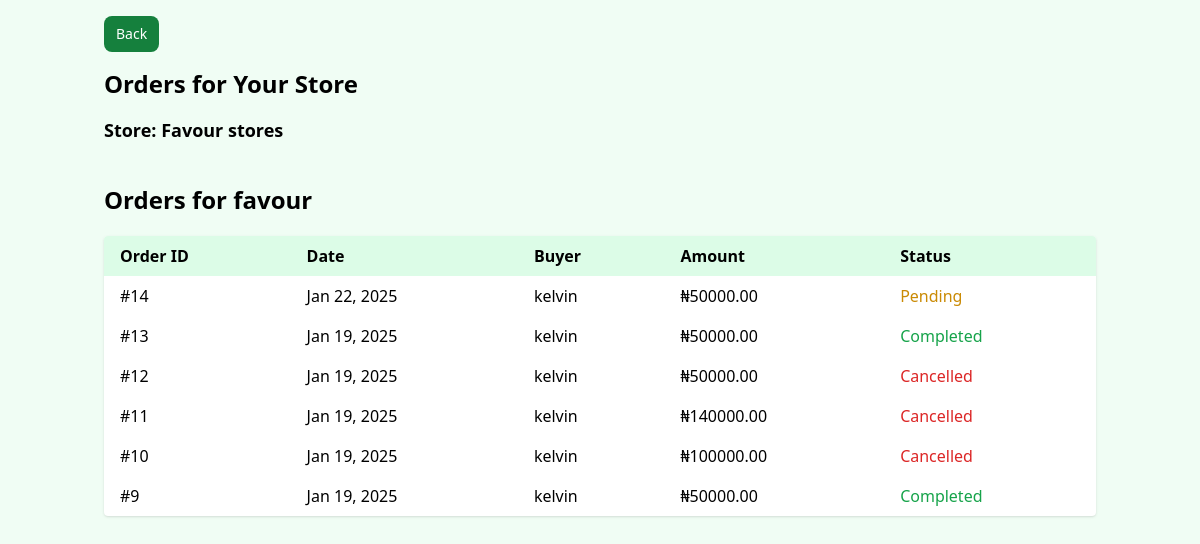
Before: /store_orders/ (signed in) with the older database file.
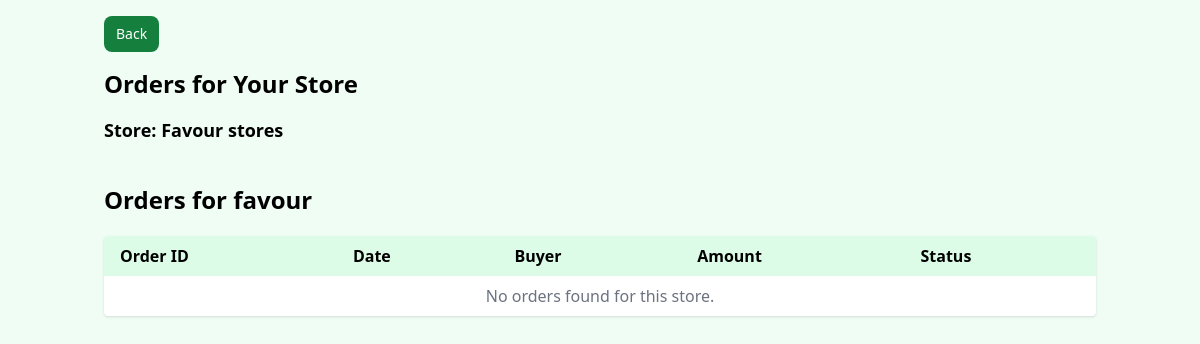
After: the same page with the newer database file.
### Store/models.py (models this page shows, shortened)
class Order(models.Model):
    PENDING = 'pending'
    COMPLETED = 'completed'
    CANCELLED = 'cancelled'
    ORDER_STATUS_CHOICES = [
        (PENDING, 'Pending'),
        (COMPLETED, 'Completed'),
        (CANCELLED, 'Cancelled'),
    ]
    buyer = models.ForeignKey(get_user_model(), related_name='orders_as_buyer', on_delete=models.CASCADE)
    seller = models.ForeignKey(get_user_model(), related_name='orders_as_seller', on_delete=models.CASCADE)
    amount = models.DecimalField(max_digits=10, decimal_places=2)  # Amount of the transaction
    status = models.CharField(max_length=20, choices=ORDER_STATUS_CHOICES, default=PENDING)
    created_at = models.DateTimeField(auto_now_add=True)
    updated_at = models.DateTimeField(auto_now=True)

### User/models.py (models this page shows, shortened)
class Account(AbstractBaseUser, PermissionsMixin):
    email = models.EmailField(unique=True)
    username = models.CharField(max_length=30, unique=True)
    role      = models.CharField(max_length=20, choices=ROLE_CHOICES, default='buyer')
    first_name = models.CharField(max_length=30, blank=True)
    last_name = models.CharField(max_length=30, blank=True)
    last_login	= models.DateTimeField(verbose_name='last login', auto_now=True)
    is_online = models.BooleanField(default=False)
    is_active = models.BooleanField(default=True)
    is_admin = models.BooleanField(default=False)
    is_staff = models.BooleanField(default=False)
    is_buyer = models.BooleanField(default=False)
    USERNAME_FIELD = 'email'
    REQUIRED_FIELDS = ['username',]
    objects = MyAccountManager()

### User/views.py (the view)
# urls.py: path("store_orders/", views.store_orders, name="store_orders"),
@login_required
def store_orders(request):
    try:
        store = Mystore.objects.get(owner=request.user)
        orders = Order.objects.filter(seller=request.user).order_by('-created_at')
    except Mystore.DoesNotExist:
        store = None
        orders = []
    return render(request, "User/store_orders.html", {"store": store, "orders": orders, })

### User/templates/User/store_orders.html (shortened to what this page needs)
<!DOCTYPE html>
<html lang="en">
<head>
    <script src="https://cdn.tailwindcss.com"></script>
</head>
<body class="bg-green-50 min-h-screen font-sans">
    <div class="flex h-screen">
<div class="container mx-auto p-4">
    <a href="{% url 'index' %}" class="inline-flex mb-4 items-center px-3 py-2 text-sm font-medium text-center text-white bg-green-700 rounded-lg hover:bg-green-800 focus:ring-4 focus:outline-none focus:ring-green-300 dark:bg-green-600 dark:hover:bg-green-700 dark:focus:ring-green-800">Back</a>
    <h2 class="text-2xl font-bold mb-4">Orders for Your Store</h2>
    {% if store %}
        <h3 class="text-lg font-semibold mb-4">Store: {{ store.name }}</h3>
    {% endif %}
<div class="container mx-auto mt-10">
    <h1 class="text-2xl font-bold mb-5">Orders for {{ request.user.username }}</h1>
    <div class="bg-white shadow rounded overflow-x-auto">
        <table class="min-w-full text-left">
            <thead class="bg-green-100">
                <tr>
                    <th class="py-2 px-4">Order ID</th>
                    <th class="py-2 px-4">Date</th>
                    <th class="py-2 px-4">Buyer</th>
                    <th class="py-2 px-4">Amount</th>
                    <th class="py-2 px-4">Status</th>
                </tr>
            </thead>
            <tbody>
                {% for order in orders %}
                <tr>
                    <td class="py-2 px-4">#{{ order.id }}</td>
                    <td class="py-2 px-4">{{ order.created_at|date:"M d, Y" }}</td>
                    <td class="py-2 px-4">{{ order.buyer.username }}</td>
                    <td class="py-2 px-4">₦{{ order.amount|floatformat:2 }}</td>
                    <td class="py-2 px-4">
                        {% if order.status == 'completed' %}
                        <span class="text-green-600">Completed</span>
                        {% elif order.status == 'pending' %}
                        <span class="text-yellow-600">Pending</span>
                        {% else %}
                        <span class="text-red-600">Cancelled</span>
                        {% endif %}
                    </td>
                </tr>
                {% empty %}
                <tr>
                    <td colspan="5" class="py-2 px-4 text-center text-gray-500">
                        No orders found for this store.
                    </td>
                </tr>
                {% endfor %}
            </tbody>
        </table>
    </div>
</div>
</div>
        </div>
</body>
</html>

Changed rows visible on the page:
removed Order: id "14", created_at "Jan 22, 2025", buyer.username "kelvin", amount "50000.00", status "Pending"
removed Order: id "13", created_at "Jan 19, 2025", buyer.username "kelvin", amount "50000.00", status "Completed"
removed Order: id "12", created_at "Jan 19, 2025", buyer.username "kelvin", amount "50000.00", status "Cancelled"
removed Order: id "11", created_at "Jan 19, 2025", buyer.username "kelvin", amount "140000.00", status "Cancelled"
removed Order: id "10", created_at "Jan 19, 2025", buyer.username "kelvin", amount "100000.00", status "Cancelled"
removed Order: id "9", created_at "Jan 19, 2025", buyer.username "kelvin", amount "50000.00", status "Completed"
Other visible differences:
text now shown: "No orders found for this store."
